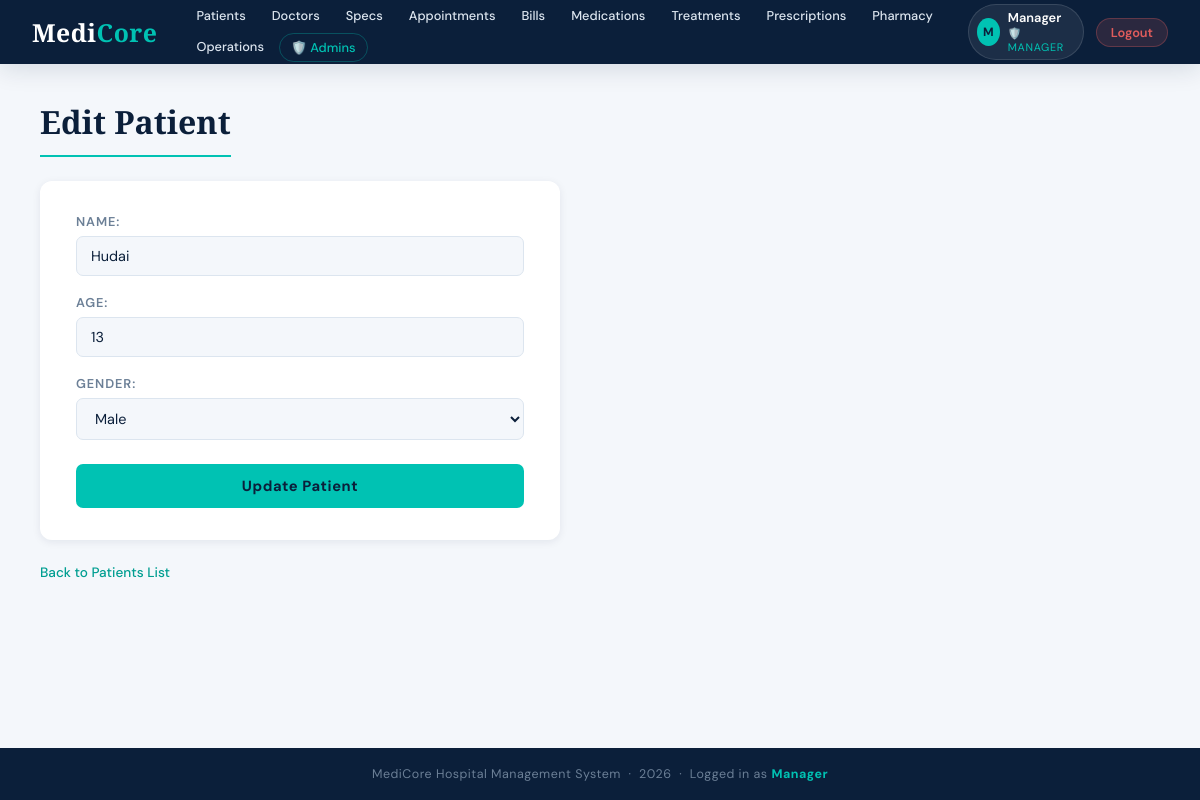
The page /hospital-system/patients/edit.php?id=1 (signed in) on the database its author committed.
### tables this page shows
CREATE TABLE `patients` (
  `id` int(11) NOT NULL,
  `name` varchar(100) DEFAULT NULL,
  `age` int(11) DEFAULT NULL,
  `gender` varchar(10) DEFAULT NULL
);

### hospital-system/patients/edit.php (the view, shortened to what this page needs)
<?php
include('../config/db.php');
include('../includes/header.php');
$id = intval($_GET['id']);
$row = $conn->query("SELECT * FROM patients WHERE id=$id")->fetch_assoc();
?>
<h2>Edit Patient</h2>
<form method="POST" action="">
    <label>Name:</label>
    <input type="text" name="name" value="<?= $row['name'] ?>" required>
    <label>Age:</label>
    <input type="number" name="age" value="<?= $row['age'] ?>" required>
    <label>Gender:</label>
    <select name="gender">
        <option value="Male"   <?= $row['gender']=='Male'   ? 'selected':'' ?>>Male</option>
    </select>
    <input type="submit" value="Update Patient">
</form>
<br><a href="list.php">Back to Patients List</a>
<?php include('../includes/footer.php'); ?>

### hospital-system/includes/header.php (style rules this page uses)
:root { --navy: #0b1f3a; --navy-mid: #122947; --teal: #00c2b3; --teal-dim: #009e91; --sky: #e8f7f6; --white: #ffffff; --grey-light:#f4f7fb; --grey-mid: #dce5ef; --grey-text: #6b7f96; --danger: #e05c5c; --success: #27ae7a; --shadow-sm: 0 2px 8px rgba(11,31,58,.08); --shadow-md: 0 6px 24px rgba(11,31,58,.12); --shadow-lg: 0 16px 48px rgba(11,31,58,.16); --radius: 12px; --radius-sm: 7px; }
*, *::before, *::after { box-sizing:border-box; margin:0; padding:0; }
body { font-family: 'DM Sans', sans-serif; background: var(--grey-light); color: var(--navy); min-height: 100vh; display: flex; flex-direction: column; }
h2 { font-family: 'Cormorant Garamond', serif; font-size: 2rem; font-weight: 700; color: var(--navy); margin-bottom: 24px; padding-bottom: 12px; border-bottom: 2px solid var(--teal); display: inline-block; }
p > a, .page-body > a { display: inline-flex; align-items: center; gap: 5px; color: var(--teal-dim); text-decoration: none; font-size: .85rem; font-weight: 500; margin-bottom: 20px; transition: color .2s; }
form { background: var(--white); border-radius: var(--radius); box-shadow: var(--shadow-sm); padding: 32px 36px; max-width: 520px; }
label { display: block; font-size: .8rem; font-weight: 600; text-transform: uppercase; letter-spacing: .07em; color: var(--grey-text); margin-bottom: 6px; margin-top: 18px; }
label:first-child { margin-top: 0; }
input[type="text"], input[type="number"], input[type="date"], input[type="password"], select, textarea { width: 100%; padding: 10px 14px; border: 1.5px solid var(--grey-mid); border-radius: var(--radius-sm); font-family: 'DM Sans', sans-serif; font-size: .9rem; color: var(--navy); background: var(--grey-light); transition: border-color .2s, box-shadow .2s; outline: none; }
input[type="submit"] { margin-top: 24px; width: 100%; padding: 12px; background: var(--teal); color: var(--navy); border: none; border-radius: var(--radius-sm); font-family: 'DM Sans', sans-serif; font-size: .92rem; font-weight: 700; letter-spacing: .04em; cursor: pointer; transition: background .2s, transform .15s, box-shadow .2s; }

### rows shown on the page
patients: name "Hudai", age "13", gender "Male"

### other values the page prints
substr($_SESSION['user_name'], 0, 1) "M"
$_SESSION['user_name'] "Manager"
